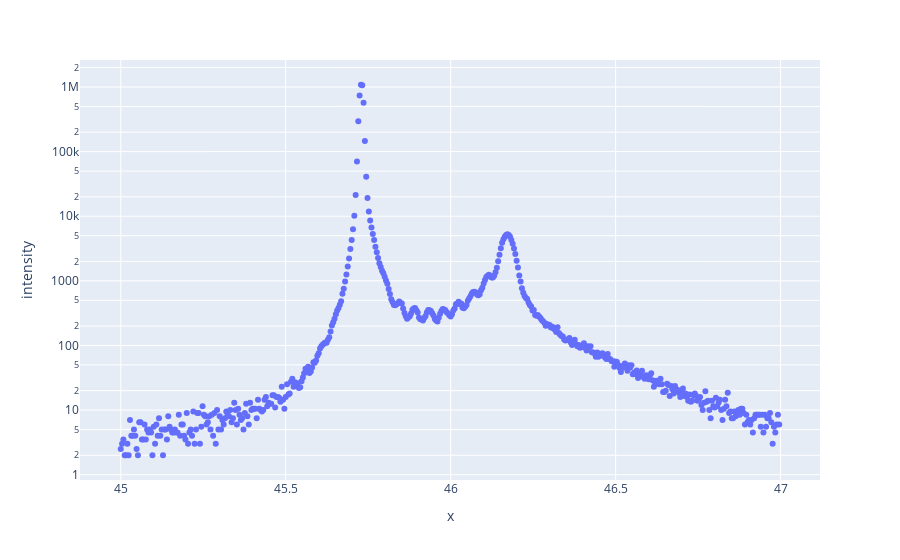

This figure's notebook cell:
### Markdown cell above
Plot the data by using Plotly Express, which is super simple to apply on Pandas DataFrames

### Code cell
fig2 = px.scatter(data_frame=masked_df, x="x", y="intensity",log_y=True, )

fig2.show()

### Figure 1 — Plotly figure (JSON) as saved in the notebook; plotly's stock layout.template omitted (floating-point values rounded to 4 significant figures; data arrays with more than 128 entries replaced by an {"elided": "..."} marker saying what was removed)
{"data": [{"hovertemplate": "x=%{x}<br>intensity=%{y}<extra></extra>", "legendgroup": "", "marker": {"color": "#636efa", "symbol": "circle"}, "mode": "markers", "name": "", "orientation": "v", "showlegend": false, "type": "scatter", "x": {"elided": "500 float values"}, "xaxis": "x", "y": {"elided": "500 float values"}, "yaxis": "y"}], "layout": {"autosize": true, "legend": {"tracegroupgap": 0}, "margin": {"t": 60}, "xaxis": {"anchor": "y", "autorange": true, "domain": [0, 1], "range": [44.88, 47.11], "title": {"text": "x"}, "type": "linear"}, "yaxis": {"anchor": "x", "autorange": true, "domain": [0, 1], "range": [-0.1429, 6.479], "title": {"text": "intensity"}, "type": "log"}}}
